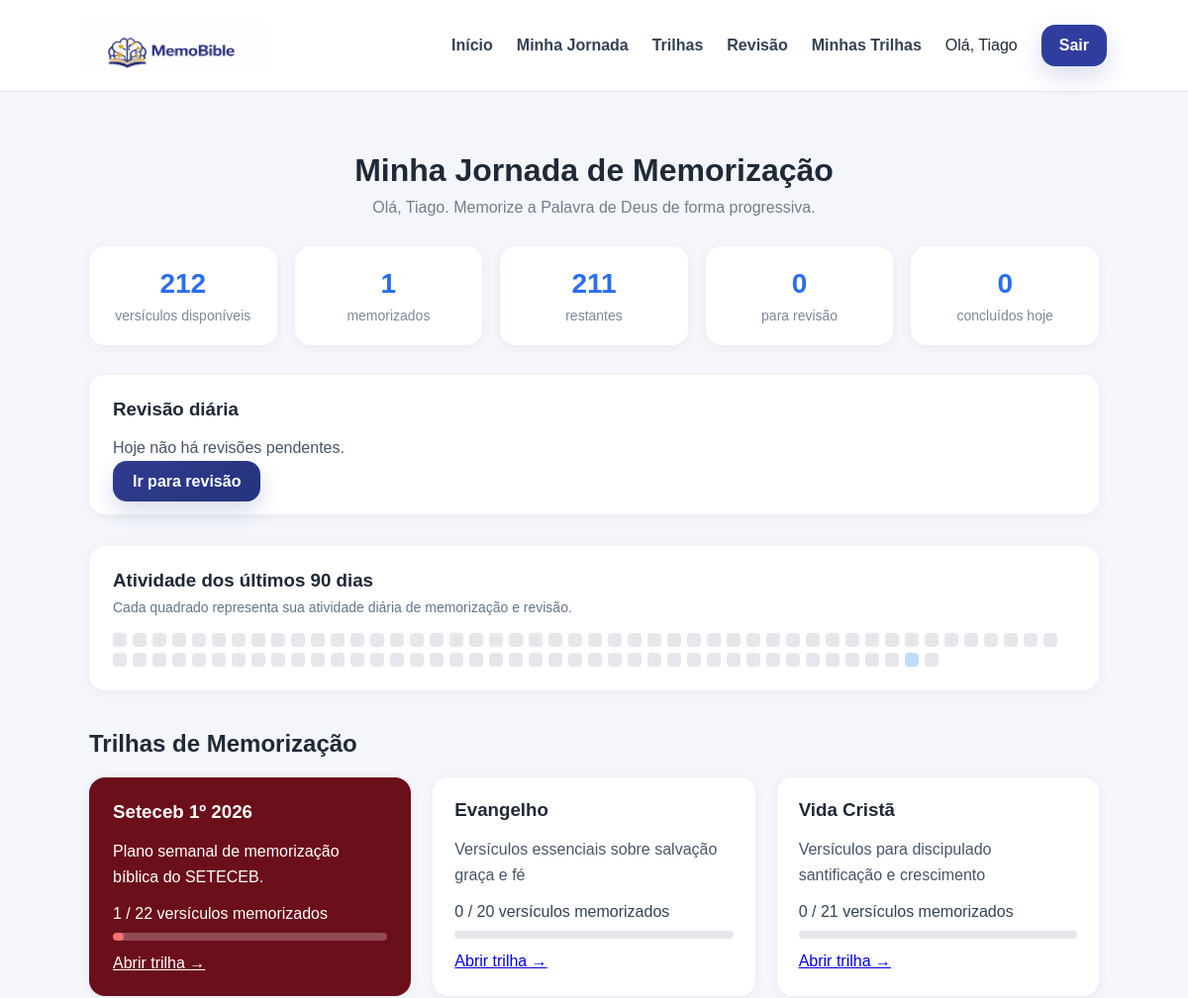
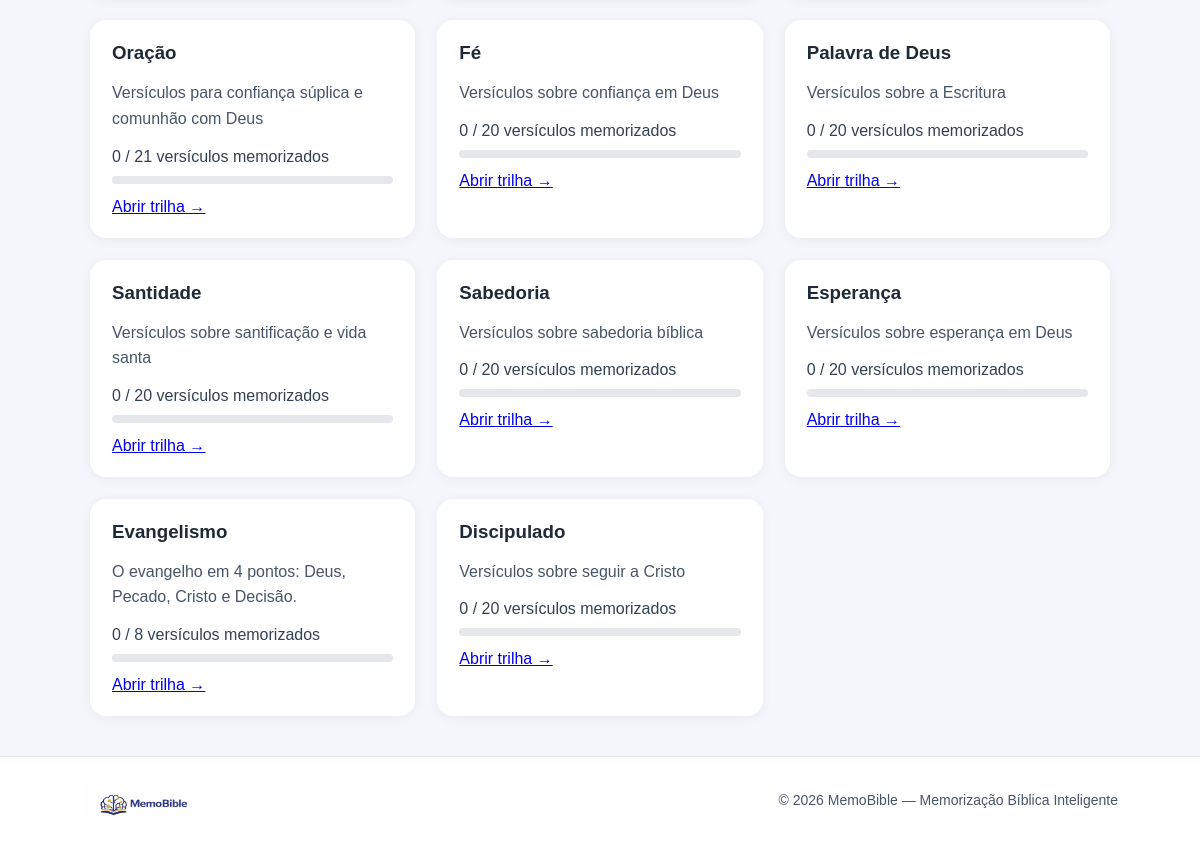
The app's page /dashboard (signed in) with its own data (2 pictures, top to bottom).
### app/models.py (models this page shows)
class User(Base):
    __tablename__ = "users"
    id = Column(Integer, primary_key=True, index=True)
    name = Column(String, nullable=False)
    email = Column(String, unique=True, nullable=False)
    password_hash = Column(String, nullable=False)

class Track(Base):
    __tablename__ = "tracks"
    id = Column(Integer, primary_key=True, index=True)
    title = Column(String, nullable=False)
    description = Column(Text, nullable=True)
    verses = relationship("Verse", back_populates="track")

### app/main.py (the view)
@app.get("/dashboard", response_class=HTMLResponse)
def dashboard(request: Request, db: Session = Depends(get_db)):
    user = require_user(request, db)
    tracks = sort_tracks(db.query(Track).all())
    total_verses = db.query(Verse).count()
    progresses = db.query(UserVerseProgress).filter(
        UserVerseProgress.user_id == user.id
    ).all()
    memorized_count = sum(1 for p in progresses if p.memorized)
    remaining_count = total_verses - memorized_count
    progress_map = {p.verse_id: p for p in progresses}
    now = datetime.utcnow()
    review_count = sum(
        1 for p in progresses
        if p.memorized and p.next_review_date and p.next_review_date <= now
    )
    today = datetime.utcnow().date()
    done_today = sum(
        1 for p in progresses
        if p.last_reviewed_at and p.last_reviewed_at.date() == today
    )
    heatmap_data = build_heatmap_data(progresses, 90)
    track_stats = []
    for track in tracks:
        total_track = len(track.verses)
        memorized_track = sum(
            1 for verse in track.verses
            if verse.id in progress_map and progress_map[verse.id].memorized
        )
        percentage = int((memorized_track / total_track) * 100) if total_track else 0
        track_stats.append({
            "track": track,
            "total": total_track,
            "memorized": memorized_track,
            "percentage": percentage,
        })
    return templates.TemplateResponse(
        "dashboard.html",
        {
            "request": request,
            "titulo": "Minha Jornada",
            "user": user,
            "current_user": user,
            "total_verses": total_verses,
            "memorized_count": memorized_count,
            "remaining_count": remaining_count,
            "review_count": review_count,
            "done_today": done_today,
            "heatmap_data": heatmap_data,
            "track_stats": track_stats,
        },
    )

### app/templates/dashboard.html (shortened to what this page needs)
{% extends "base.html" %}
{% block content %}
<div class="container">
    <h1>Minha Jornada de Memorização</h1>
    <div class="subtitle">
        Olá, {{ current_user.name if current_user else 'Usuário' }}. Memorize a Palavra de Deus de forma progressiva.
    </div>
    <div class="stats">
        <div class="stat">
            <div class="stat-number">{{ total_verses|default(0) }}</div>
            <div class="stat-label">versículos disponíveis</div>
        </div>
        <div class="stat">
            <div class="stat-number">{{ memorized_count|default(0) }}</div>
            <div class="stat-label">memorizados</div>
        </div>
        <div class="stat">
            <div class="stat-number">{{ remaining_count|default(0) }}</div>
            <div class="stat-label">restantes</div>
        </div>
        <div class="stat">
            <div class="stat-number">{{ review_count|default(0) }}</div>
            <div class="stat-label">para revisão</div>
        </div>
        <div class="stat">
            <div class="stat-number">{{ done_today|default(0) }}</div>
            <div class="stat-label">concluídos hoje</div>
        </div>
    </div>
    <div class="review">
        <h3>Revisão diária</h3>
        <p>
            {% if review_count|default(0) > 0 %}
                Você tem {{ review_count|default(0) }} versículo(s) para revisar hoje.
            {% else %}
                Hoje não há revisões pendentes.
            {% endif %}
        </p>
        <a href="/revisao" class="top-button">Ir para revisão</a>
    </div>
    <div class="heatmap-card">
        <h3>Atividade dos últimos 90 dias</h3>
        <div class="heatmap-subtitle">
            Cada quadrado representa sua atividade diária de memorização e revisão.
        </div>
        <div class="heatmap-grid">
            {% for item in heatmap_data|default([]) %}
                <div
                    class="heatmap-box"
                    title="{{ item.date }} - {{ item.count }} atividade(s)"
                    style="background:
                    {% if item.count == 0 %}#e5e7eb
                    {% elif item.count < 3 %}#bfdbfe
                    {% elif item.count < 6 %}#60a5fa
                    {% else %}#2563eb
                    {% endif %};">
                </div>
            {% endfor %}
        </div>
    </div>
    <h2 class="tracks-title">Trilhas de Memorização</h2>
    <div class="tracks-grid">
        {% for item in track_stats|default([]) %}
            <div class="track{% if item.track.title == 'Seteceb 1º 2026' %} track-seteceb{% endif %}">
                <h3>{{ item.track.title }}</h3>
                <p>{{ item.track.description }}</p>
                <div class="track-meta">
                    {{ item.memorized }} / {{ item.total }} versículos memorizados
                </div>
                <div class="progress">
                    <div class="progress-bar" style="width: {{ item.percentage }}%"></div>
                </div>
                <a href="/trilha/{{ item.track.id }}">
                    Abrir trilha →
                </a>
            </div>
        {% endfor %}
    </div>
</div>
{% endblock %}

### app/templates/base.html (shortened to what this page needs)
<!DOCTYPE html>
<html lang="pt-BR">
<head>
<link rel="stylesheet" href="/static/style.css">
</head>
<body>
<header class="site-header">
<div class="site-header-inner">
<a href="/" class="site-brand">
<img src="/static/images/horizontal.png" alt="MemoBible Logo" loading="lazy">
</a>
<nav class="site-nav">
<a href="/">Início</a>
{% if current_user %}
<a href="/dashboard">Minha Jornada</a>
<a href="/trilhas">Trilhas</a>
<a href="/revisao">Revisão</a>
<a href="/minhas-trilhas">Minhas Trilhas</a>
{% endif %}
{% if current_user %}
<span class="site-user">Olá, {{ current_user.name }}</span>
<a href="/logout" class="site-btn">Sair</a>
{% else %}
<a href="/login" class="site-btn">Entrar</a>
<a href="/register" class="site-btn">Criar conta</a>
{% endif %}
</nav>
</div>
</header>
<main class="page-content">
{% block content %}
{% endblock %}
</main>
<footer class="site-footer">
<div class="site-footer-inner">
<div class="site-footer-brand">
<img src="/static/images/horizontal.png" alt="MemoBible" loading="lazy">
</div>
<div class="site-footer-copy">
© 2026 MemoBible — Memorização Bíblica Inteligente
</div>
</div>
</footer>
</body>
</html>

### app/static/style.css (style rules this page uses)
* { box-sizing: border-box; }
html { scroll-behavior: smooth; }
body { margin: 0; font-family: 'Inter', sans-serif; background: #f5f7fb; color: #1f2937; }
.top-button { background: linear-gradient(135deg, #2f3c8f 0%, #25347d 100%); color: #fff; text-decoration: none; padding: 12px 20px; border-radius: 14px; font-weight: 700; box-shadow: 0 10px 22px rgba(47, 60, 143, 0.18); }
.stat-number { display: block; font-size: 34px; font-weight: 800; color: #2f3c8f; margin-bottom: 8px; }
.stat-label { color: #6b7280; font-size: 15px; }
.site-footer { margin-top: 100px; background: #ffffff; border-top: 1px solid rgba(15, 23, 42, 0.06); }
.container { max-width:1100px; margin:auto; padding:40px; }
h1 { text-align:center; margin-bottom:10px; color:#1f2937; }
.subtitle { text-align:center; opacity:0.75; margin-bottom:30px; color:#475569; }
.stats { display:grid; grid-template-columns:repeat(5,1fr); gap:18px; margin-bottom:30px; }
.stat { background:white; padding:22px; border-radius:16px; text-align:center; box-shadow:0 2px 12px rgba(0,0,0,0.05); }
.stat-number { font-size:28px; font-weight:bold; color:#2a6df4; }
.stat-label { font-size:14px; opacity:0.7; color:#475569; }
.review { background:white; padding:24px; border-radius:16px; margin-bottom:32px; box-shadow:0 2px 12px rgba(0,0,0,0.05); }
.review h3 { margin-top:0; color:#1f2937; }
.review p { color:#475569; }
.heatmap-card { background:white; padding:24px; border-radius:16px; margin-bottom:40px; box-shadow:0 2px 12px rgba(0,0,0,0.05); }
.heatmap-card h3 { margin-top:0; margin-bottom:8px; color:#1f2937; }
.heatmap-subtitle { color:#64748b; font-size:14px; margin-bottom:18px; }
.heatmap-grid { display:flex; flex-wrap:wrap; gap:6px; }
.heatmap-box { width:14px; height:14px; border-radius:4px; }
.tracks-title { margin-bottom:20px; color:#1f2937; }
.tracks-grid { display:grid; grid-template-columns:repeat(auto-fit,minmax(300px,1fr)); gap:22px; }
.track { background:white; padding:22px; border-radius:16px; transition:all .2s; box-shadow:0 2px 12px rgba(0,0,0,0.05); }
.track-seteceb { background:#6b0f1a; border:2px solid #6b0f1a; }
.track h3 { margin-top:0; margin-bottom:12px; color:#1f2937; }
.track p { color:#475569; line-height:1.6; }
.track-meta { margin-top:14px; margin-bottom:10px; color:#334155; font-weight:500; }
.track-seteceb h3, .track-seteceb p, .track-seteceb .track-meta { color:white; }
.track-seteceb a { color:white; }
.progress { background:#e5e7eb; height:8px; border-radius:999px; margin:10px 0 14px 0; overflow:hidden; }
.progress-bar { background:#4da3ff; height:8px; border-radius:999px; }
html, body { margin: 0; padding: 0; min-height: 100%; }
body { font-family: Arial, Helvetica, sans-serif; background: #f4f6fb; color: #1f2937; min-height: 100vh; display: flex; flex-direction: column; }
.page-content { flex: 1; }
.site-header { background: #ffffff; border-bottom: 1px solid #e5e7eb; }
.site-header-inner { max-width: 1100px; margin: 0 auto; padding: 18px 32px; display: flex; align-items: center; justify-content: space-between; gap: 24px; }
.site-brand img { height: 56px; display: block; }
.site-nav { display: flex; align-items: center; gap: 24px; flex-wrap: wrap; }
.site-nav a { text-decoration: none; color: #334155; font-weight: 600; }
.site-btn { background: #2f3e9e; color: #ffffff !important; padding: 12px 18px; border-radius: 14px; box-shadow: 0 10px 25px rgba(47, 62, 158, 0.18); }
.site-footer { background: #ffffff; border-top: 1px solid #e5e7eb; margin-top: auto; }
.site-footer-inner { max-width: 1100px; margin: 0 auto; padding: 24px 32px; display: flex; align-items: center; justify-content: space-between; gap: 20px; }
.site-footer-brand img { height: 38px; display: block; }
.site-footer-copy { color: #475569; font-size: 14px; text-align: right; }
.site-header { position: sticky; top: 0; z-index: 100; background: white; }

### records on screen
User: name "Tiago"
Track: track "Seteceb 1º 2026", track.description "Plano semanal de memorização bíblica do SETECEB."
Track: track "Evangelho", track.description "Versículos essenciais sobre salvação graça e fé"
Track: track "Vida Cristã", track.description "Versículos para discipulado santificação e crescimento"
Track: track "Oração", track.description "Versículos para confiança súplica e comunhão com Deus"
Track: track "Fé", track.description "Versículos sobre confiança em Deus"
Track: track "Palavra de Deus", track.description "Versículos sobre a Escritura"
Track: track "Santidade", track.description "Versículos sobre santificação e vida santa"
Track: track "Sabedoria", track.description "Versículos sobre sabedoria bíblica"
Track: track "Esperança", track.description "Versículos sobre esperança em Deus"
Track: track "Evangelismo", track.description "O evangelho em 4 pontos: Deus, Pecado, Cristo e Decisão."
Track: track "Discipulado", track.description "Versículos sobre seguir a Cristo"

### other values on screen
{{ total_verses|default(0) }} "212"
{{ memorized_count|default(0) }} "1"
{{ remaining_count|default(0) }} "211"
{{ review_count|default(0) }} "0"
{{ done_today|default(0) }} "0"
{{ item.memorized }} "1" "0" "0" "0" "0" "0" "0" "0" "0" "0" "0"
{{ item.total }} "22" "20" "21" "21" "20" "20" "20" "20" "20" "8" "20"
